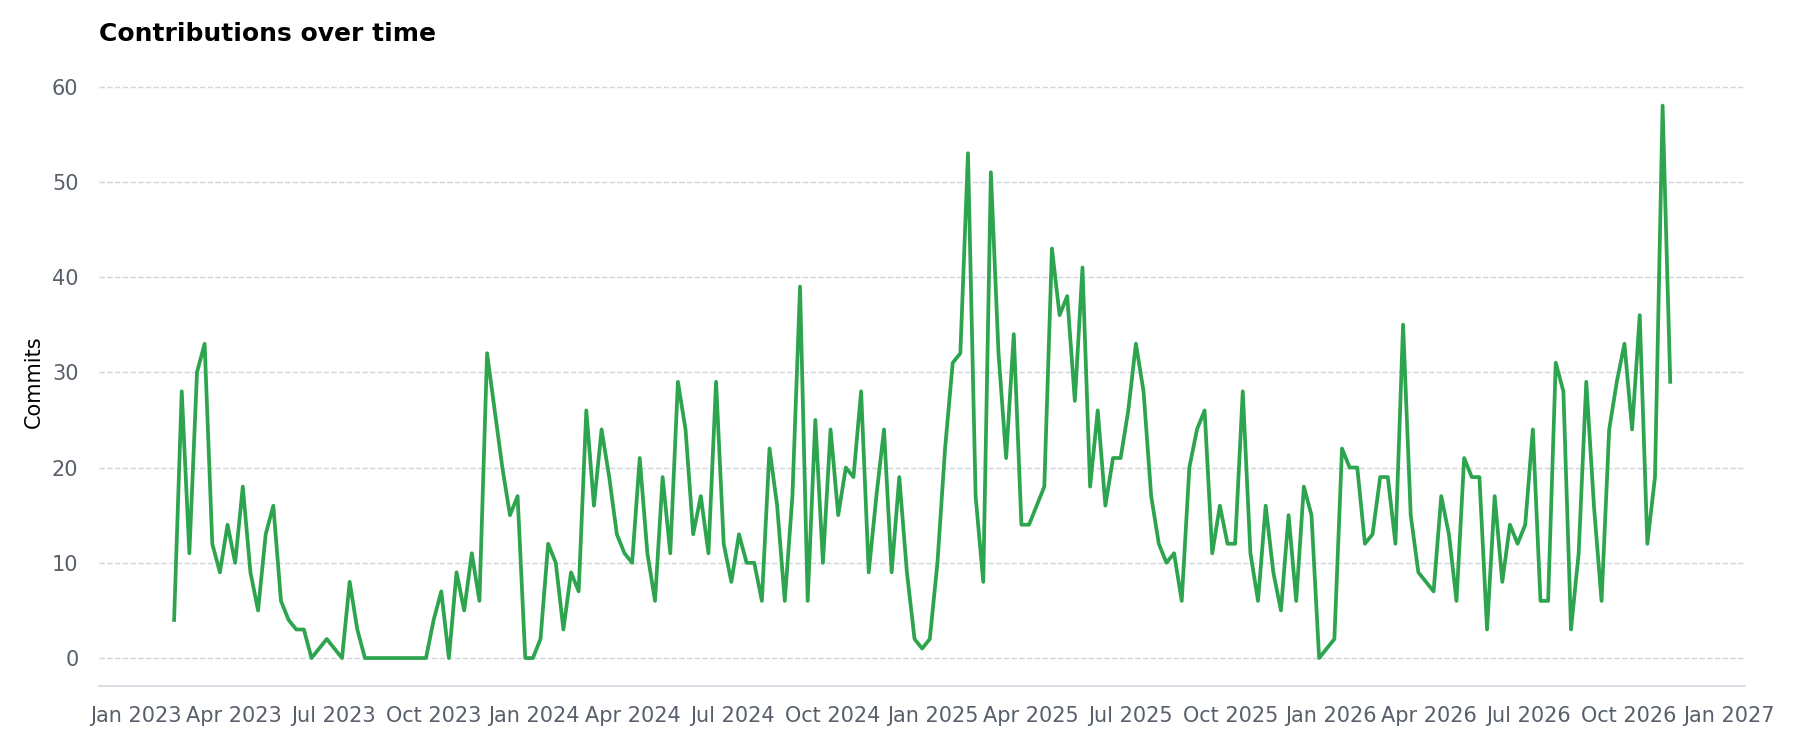

Here is the Python script that generated this plot:

import csv
import matplotlib.pyplot as plt
import matplotlib.dates as mdates
from datetime import datetime

dates = []
commits = []

with open("contributors.csv", newline="", encoding="utf-8-sig") as f:
    reader = csv.DictReader(f)

    # Clean column names
    reader.fieldnames = [name.strip() for name in reader.fieldnames]

    for row in reader:
        dates.append(
            datetime.strptime(row["Week of"].strip(), "%Y-%m-%d")
        )
        commits.append(int(row["Commits"]))

fig, ax = plt.subplots(figsize=(12, 5))

ax.plot(dates, commits, color="#2da44e", linewidth=1.8)

ax.set_title("Contributions over time", loc="left",
             fontweight="bold", pad=18)
ax.set_ylabel("Commits")

ax.xaxis.set_major_locator(mdates.MonthLocator(interval=3))
ax.xaxis.set_major_formatter(mdates.DateFormatter("%b %Y"))

ax.grid(axis="y", linestyle="--", color="#d0d7de", linewidth=0.7)
ax.set_axisbelow(True)

ax.spines["top"].set_visible(False)
ax.spines["right"].set_visible(False)
ax.spines["left"].set_visible(False)
ax.spines["bottom"].set_color("#d0d7de")

ax.tick_params(axis="both", colors="#57606a", length=0, pad=10)

plt.tight_layout()
plt.savefig("contributors.png", dpi=150)
plt.show()
